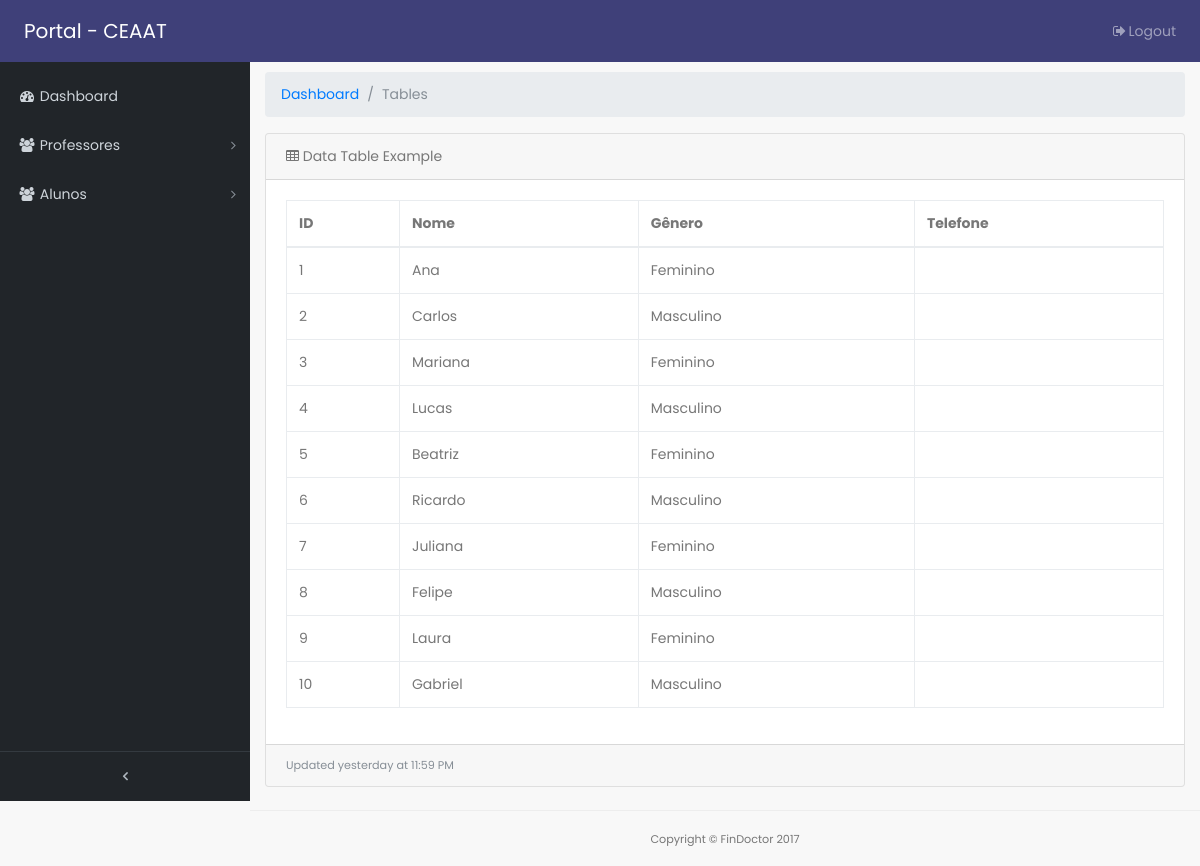
Page /admin/lista-alunos.php (signed in) on the committed database.
### tables this page shows
CREATE TABLE `pessoas` (
  `pessoa_id` int(11) NOT NULL,
  `nome` varchar(100) NOT NULL,
  `sobrenome` varchar(100) NOT NULL,
  `data_nascimento` date NOT NULL,
  `genero` enum('Masculino','Feminino','Outro') NOT NULL,
  `nacionalidade` varchar(50) DEFAULT NULL,
  `cpf` char(11) NOT NULL,
  `cidade` varchar(50) DEFAULT NULL,
  `cep` char(8) DEFAULT NULL,
  `telefone` text NOT NULL
);

### admin/lista-alunos.php (the view)
<?php include_once('partials/head.php'); ?>
<?php include_once('partials/navbar.php'); ?>
<div class="content-wrapper">
    <div class="container-fluid">
        <ol class="breadcrumb">
            <li class="breadcrumb-item">
                <a href="#">Dashboard</a>
            </li>
            <li class="breadcrumb-item active">Tables</li>
        </ol>
        <div class="card mb-3">
            <div class="card-header">
                <i class="fa fa-table"></i> Data Table Example
            </div>
            <div class="card-body">
                <div class="table-responsive">
                    <table class="table table-bordered" id="dataTable" width="100%" cellspacing="0">
                        <thead>
                            <tr>
                                <th>ID</th>
                                <th>Nome</th>
                                <th>Gênero</th>
                                <th>Telefone</th>
                            </tr>
                        </thead>
                        <tbody>
                            <?php
                            $pdo = new PDO($dsn, $username, $password, $options);
                            $stmt = $pdo->query('SELECT * FROM Pessoas');
                            $pessoas = $stmt->fetchAll();
                            if ($pessoas) {
                                foreach ($pessoas as $pessoa) {
                                    echo "<tr>";
                                    echo "<td>" . htmlspecialchars($pessoa['pessoa_id']) . "</td>";
                                    echo "<td>" . htmlspecialchars($pessoa['nome']) . "</td>";
                                    echo "<td>" . htmlspecialchars($pessoa['genero']) . "</td>";
                                    echo "<td>" . htmlspecialchars($pessoa['telefone']) . "</td>";
                                    echo "</tr>";
                                }
                            }
                            ?>
                        </tbody>
                    </table>
                </div>
            </div>
            <div class="card-footer small text-muted">Updated yesterday at 11:59 PM</div>
        </div>
    </div>
</div>
<?php include_once('partials/footer.php'); ?>

### admin/partials/head.php (shortened to what this page needs)
<!DOCTYPE html>
<html lang="pt-br">
<head>
  <link href="vendor/bootstrap/css/bootstrap.min.css" rel="stylesheet">
  <link href="vendor/font-awesome/css/font-awesome.min.css" rel="stylesheet" type="text/css">
  <link href="vendor/datatables/dataTables.bootstrap4.css" rel="stylesheet">
  <link href="assets/css/admin.css" rel="stylesheet">
  <link href="assets/css/custom.css" rel="stylesheet">
</head>
<body class="fixed-nav sticky-footer" id="page-top">

### admin/partials/navbar.php (shortened to what this page needs)
<nav class="navbar navbar-expand-lg navbar-dark bg-default fixed-top" id="mainNav">
  <a class="navbar-brand p-2" href="../">
     Portal - CEAAT
  </a>
  <div class="collapse navbar-collapse" id="navbarResponsive">
    <ul class="navbar-nav navbar-sidenav" id="exampleAccordion">
      <li class="nav-item" data-toggle="tooltip" data-placement="right" title="Dashboard">
        <a class="nav-link" href="index.html">
          <i class="fa fa-fw fa-dashboard"></i>
          <span class="nav-link-text">Dashboard</span>
        </a>
      </li>
      <li class="nav-item" data-toggle="tooltip" data-placement="right" title="My profile">
        <a class="nav-link nav-link-collapse collapsed" data-toggle="collapse" href="#collapseProfile" data-parent="#exampleAccordion">
          <i class="fa fa-fw fa-users"></i>
          <span class="nav-link-text">Professores</span>
        </a>
      </li>
      <li class="nav-item" data-toggle="tooltip" data-placement="right" title="Components">
        <a class="nav-link nav-link-collapse collapsed" data-toggle="collapse" href="#collapseComponents" data-parent="#exampleAccordion">
          <i class="fa fa-fw fa-users"></i>
          <span class="nav-link-text">Alunos</span>
        </a>
      </li>
    </ul>
    <ul class="navbar-nav sidenav-toggler">
      <li class="nav-item">
        <a class="nav-link text-center" id="sidenavToggler">
          <i class="fa fa-fw fa-angle-left"></i>
        </a>
      </li>
    </ul>
    <ul class="navbar-nav ml-auto">
      <li class="nav-item">
        <a class="nav-link" data-toggle="modal" data-target="#exampleModal">
          <i class="fa fa-fw fa-sign-out"></i>Logout</a>
      </li>
    </ul>
  </div>
</nav>

### admin/partials/footer.php (shortened to what this page needs)
  <footer class="sticky-footer">
      <div class="container">
        <div class="text-center">
          <small>Copyright © FinDoctor 2017</small>
        </div>
      </div>
    </footer>
</body>
</html>

### admin/assets/css/admin.css (style rules this page uses)
html { position: relative; min-height: 100%; }
body { overflow-x: hidden; }
body.sticky-footer { margin-bottom: 62px; }
body.sticky-footer .content-wrapper { min-height: calc(100vh - 62px - 62px); }
body.fixed-nav { padding-top: 56px; }
.content-wrapper { min-height: calc(100vh - 62px); padding-top: 1rem; }
#mainNav .navbar-collapse { overflow: auto; max-height: 75vh; }
#mainNav .navbar-collapse .navbar-nav .nav-item .nav-link { cursor: pointer; }
#mainNav .navbar-collapse .navbar-sidenav .nav-link-collapse:after { float: right; content: '\f107'; font-family: 'FontAwesome'; }
#mainNav .navbar-collapse .navbar-sidenav .nav-link-collapse.collapsed:after { content: '\f105'; }
#mainNav .navbar-collapse .sidenav-toggler { display: none; }
@media (min-width: 992px) { #mainNav .navbar-brand { width: 250px; } }
@media (min-width: 992px) { #mainNav .navbar-collapse { overflow: visible; max-height: none; } }
@media (min-width: 992px) { #mainNav .navbar-collapse .navbar-sidenav { position: absolute; top: 0; left: 0; overflow-x: hidden; overflow-y: auto; -webkit-flex-direction: column; -ms-flex-direction: column; flex-direction: column; margin-top: 62px; } }
@media (min-width: 992px) { #mainNav .navbar-collapse .navbar-sidenav > .nav-item { width: 250px; padding: 0; } }
@media (min-width: 992px) { #mainNav .navbar-collapse .navbar-sidenav > .nav-item > .nav-link { padding: 1em; padding-left: 18px; } }
#mainNav.fixed-top .sidenav-toggler { display: none; }
@media (min-width: 992px) { #mainNav.fixed-top .navbar-sidenav { height: calc(100vh - 111px); } }
@media (min-width: 992px) { #mainNav.fixed-top .sidenav-toggler { position: absolute; top: 0; left: 0; display: flex; overflow-x: hidden; overflow-y: auto; -webkit-flex-direction: column; -ms-flex-direction: column; flex-direction: column; margin-top: calc(100vh - 49px); } }
@media (min-width: 992px) { #mainNav.fixed-top .sidenav-toggler > .nav-item { width: 250px; padding: 0; } }
@media (min-width: 992px) { #mainNav.fixed-top .sidenav-toggler > .nav-item > .nav-link { padding: 1em; } }
#mainNav.fixed-top.navbar-dark .sidenav-toggler { background-color: #212529; border-top: 1px solid #343a40; }
#mainNav.fixed-top.navbar-dark .sidenav-toggler a i { color: #adb5bd; }
.content-wrapper { overflow-x: hidden; background: white; }
@media (min-width: 992px) { .content-wrapper { margin-left: 250px; } }
#sidenavToggler i { font-weight: 800; }
#mainNav.navbar-dark .navbar-collapse .navbar-sidenav .nav-link-collapse:after { color: #868e96; }
#mainNav.navbar-dark .navbar-collapse .navbar-sidenav > .nav-item > .nav-link { color: #ced4da; }
@media (min-width: 992px) { #mainNav.navbar-dark .navbar-collapse .navbar-sidenav { background: #212529; padding-top: 10px; } }
footer.sticky-footer { position: absolute; right: 0; bottom: 0; width: 100%; height: 56px; border-top: 1px solid #ededed; line-height: 55px; }
@media (min-width: 992px) { footer.sticky-footer { width: calc(100% - 250px); } }
body { background: #f8f8f8; color: #777 !important; font-family: "Poppins", Helvetica, sans-serif; font-size: 14px; font-size: 0.875rem; }
.content-wrapper { background: #f8f8f8; }
a { color: #007bff; text-decoration: none; -moz-transition: all 0.5s ease-in-out; -o-transition: all 0.5s ease-in-out; -webkit-transition: all 0.5s ease-in-out; -ms-transition: all 0.5s ease-in-out; transition: all 0.5s ease-in-out; outline: none; }
.bg-default { background-color: #3f4079; }

### rows in the picture
pessoas: pessoa_id "1", nome "Ana", genero "Feminino"
pessoas: pessoa_id "2", nome "Carlos", genero "Masculino"
pessoas: pessoa_id "3", nome "Mariana", genero "Feminino"
pessoas: pessoa_id "4", nome "Lucas", genero "Masculino"
pessoas: pessoa_id "5", nome "Beatriz", genero "Feminino"
pessoas: pessoa_id "6", nome "Ricardo", genero "Masculino"
pessoas: pessoa_id "7", nome "Juliana", genero "Feminino"
pessoas: pessoa_id "8", nome "Felipe", genero "Masculino"
pessoas: pessoa_id "9", nome "Laura", genero "Feminino"
pessoas: pessoa_id "10", nome "Gabriel", genero "Masculino"
